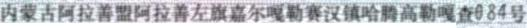
#> input picture DataAugment/address/longAddress/1045_3.jpg, 527 x 28 px, given in place of 1_0.jpg, which was not available
$ python affine.py
#> lines starting #> are read from the running program, lines starting #| are printed output that depends on the picture; pictures that were not available may be replaced by others from this repository, and a replacement may not be noted
# coding:utf-8
import os
import sys
import json
import codecs
import cv2
import os.path
import shutil
import numpy as np
import traceback
from PIL import Image
import math
#from PIL import Image
reload(sys)
sys.setdefaultencoding('utf8')  # 2.7


Path = '/Users/gouwei/Downloads/test/background.jpg'
Path1 = '/Users/gouwei/Downloads/test/1_0.jpg'

'''
img = cv2.imread(Path,-1)
cv2.namedWindow("Image")
cv2.imshow("Image", img)
for row in range(img.shape[0]):
    for col in range(img.shape[1]):
        alpha = img[row / 3 * 4 + 3]
        print(alpha)
cv2.waitKey(0)
cv2.destroyAllWindows()


path2 ='/data/linkface/OcrData/行驶证/行驶证/5132969.jpg'
img = cv2.imread(Path)
cv2.namedWindow("Image")
cv2.imshow("Image", img)
cv2.waitKey(0)
#cv2.destroyAllWindows()
'''
'''
from PIL import Image


def transPNG(srcImageName, dstImageName):
    img = Image.open(srcImageName)
    (x, y) = img.size
    img = img.convert("RGBA")
    datas = img.getdata()
    newData = list()
    num=0
    for item in datas:
        num+=1
        if item[0] > 220 and item[1] > 220 and item[2] > 220:
            newData.append((0, 0, 0, 0))
        else:
            newData.append(item)

    img.putdata(newData)
    img.save(dstImageName, "PNG")
    #img.save(dstImageName, "PNG")
    print(x*y)


if __name__ == '__main__':
    transPNG(Path, Path1)
    '''


import Image
import ImageDraw
region = Image.open(Path1)
#> region is the input picture: PIL image 527x28 RGB; mean R, G, B 189.8, 192.7, 197.3
im = Image.open(Path)
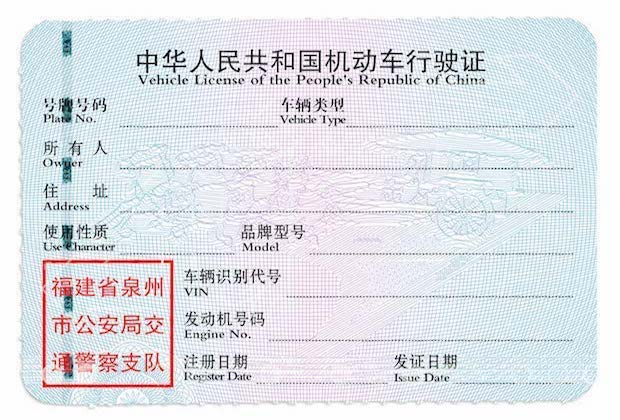
#> input picture DataAugment/assets/background.jpg, 620 x 420 px, found by its file name
#> im is the input picture: PIL image 620x420 RGB; mean R, G, B 222.7, 225.7, 231.1
degree = -3
im = im.rotate(-1*degree)
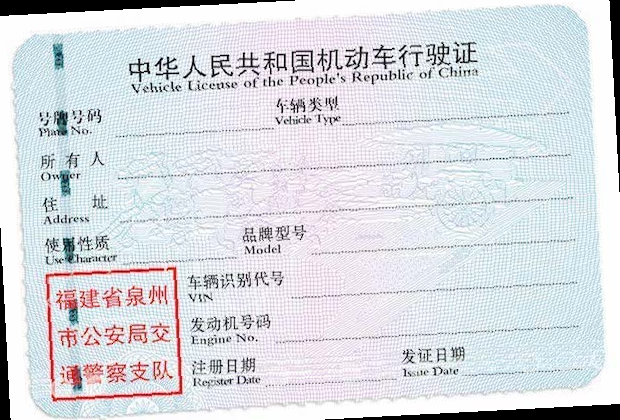
#> im: PIL image 620x420 RGB; mean R, G, B 215.9, 218.9, 224.3
(w,h) = im.size
#> w = 620; h = 420
x = 118
y = 101
r = math.sqrt((h/2-y)*(h/2-y)+(w/2-x)*(w/2-x))
#> r = 220.8
a = math.atan((h/2.0-y)/(w/2.0-x))
#> a = 0.516
a1 = a + degree*3.1416/180  #弧度
#> a1 = 0.464
x1 = w/2-math.cos(a1)*r
#> x1 = 112.6
y1 = h/2-math.sin(a1)*r
#> y1 = 111.2

im.paste(region,(int(x1), int(y1)))
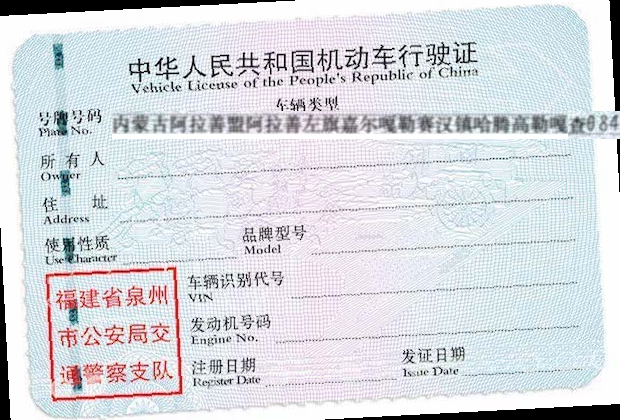
#> im: PIL image 620x420 RGB; mean R, G, B 214.1, 217, 222.3
#im.paste(region, (122, 101-8))
#im = im.rotate(10)
'''
im = im.convert("RGBA")
transparent_area = (118,101,217,130)
transparent=1000  #用来调透明度，具体可以自己试
mask=Image.new('L', im.size, color=transparent)
draw=ImageDraw.Draw(mask)
draw.rectangle(transparent_area, fill=0)
im.putalpha(mask)#
'''
im = im.rotate(degree)
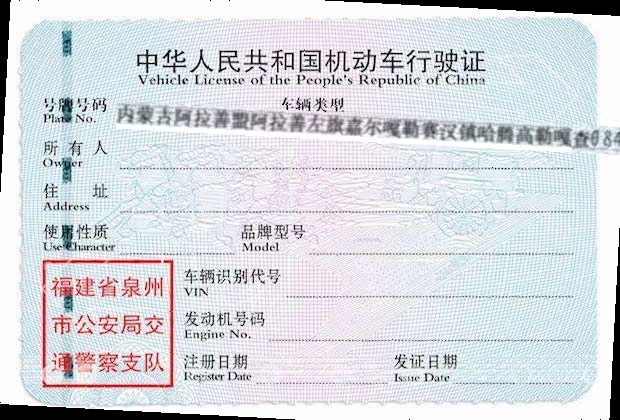
#> im: PIL image 620x420 RGB; mean R, G, B 214, 216.9, 222.2
im.save('/Users/gouwei/Downloads/test/1.png')

'''
import Image

Im = Image.open(Path)
Im = Im.convert("RGBA")
Im.show()

'''

'''
import Image

Im = Image.open('/data/linkface/OcrData/行驶证/行驶证/5132969.jpg')
#Im = Im.convert("RGBA")
Im.show()
'''


'''
Im1 = Image.open(Path1).convert(Im.mode)
bounds = (0, 0, 250, 100)
Im1 = Im1.crop(bounds)
Im1 = Im1.resize(Im.size)
print Im.mode,Im.size,Im.format
Im1.show()


#img = Image.blend(Im,Im1,0.5)
#img = Image.paste(Im1,Im,None)

<<<<<<< HEAD
#img=Image.alpha_composite(Im,Im1)

img3=Image.new("RGBA",Im.size,"black")
img=Image.composite(Im1,Im,img3)
img.show()
=======
img=Image.alpha_composite(Im,Im1)

#img3=Image.new("RGBA",Im.size,"black")
#img=Image.composite(Im1,Im,img3)
img.show()
'''
